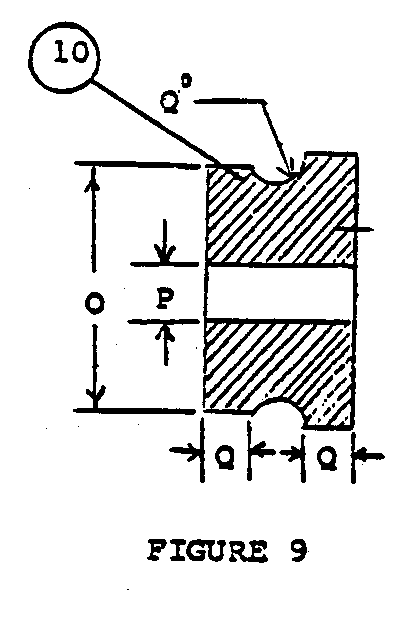
#> input picture alambrado/ref/clf9x8.gif, 414 x 620 px, found by its file name
$ python zoom_figs3.py
#> lines starting #> are read from the running program, lines starting #| are printed output that depends on the picture; after the words box and inside, x2 and y2 are one past the last pixel; in counts of white or black regions, pixels touching at a corner belong together
#!/usr/bin/env python3
"""Zoom grande da fig. 9 (polia) para leitura da secao."""
from PIL import Image

im = Image.open("ref/clf9x8.gif").convert("RGB")
#> im is the input picture: PIL image 414x620 RGB; 90% white; 47 black regions (18 under 20 px), largest, box (x1, y1, x2, y2) and area: (28, 21, 374, 431) 15947, (74, 161, 201, 273) 1215, (73, 324, 196, 415) 1137
w, h = im.size
#> w = 414; h = 620
print("orig", im.size)
#| orig (414, 620)
c = im.crop((0, 0, w, h))
c = c.resize((c.width * 12, c.height * 12), Image.LANCZOS)
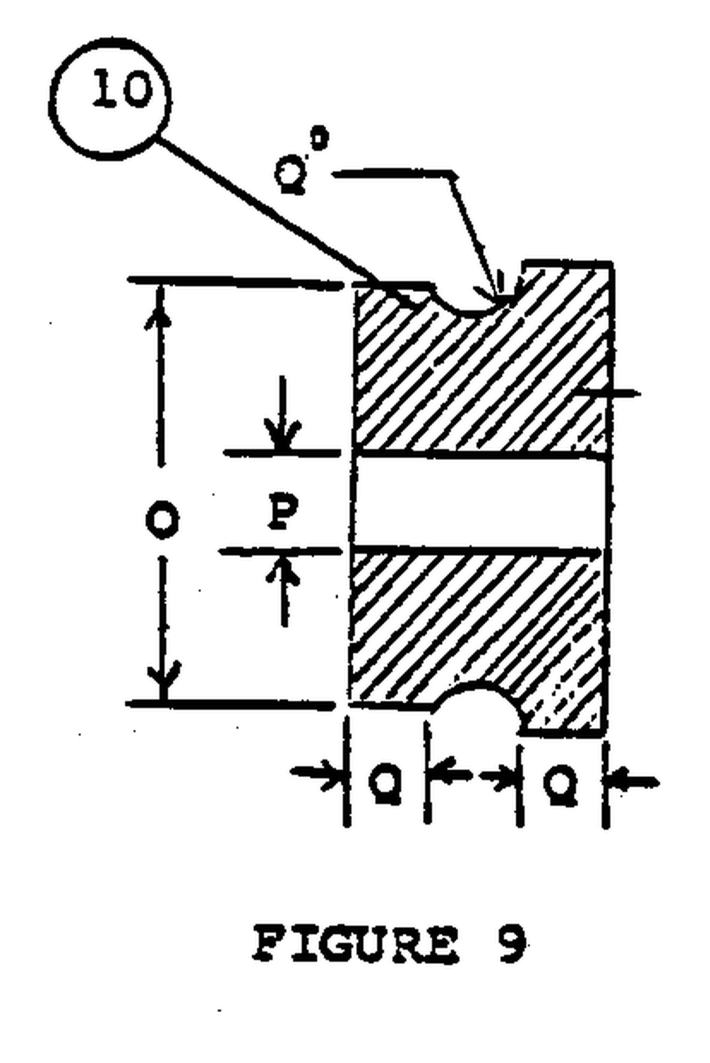
#> c: PIL image 4968x7440 RGB (shown at 1/7 size); min 0, max 255, mean 229.5
c.save("ref/zoom/f9_full12x.png")
print("full", c.size)
#| full (4968, 7440)
